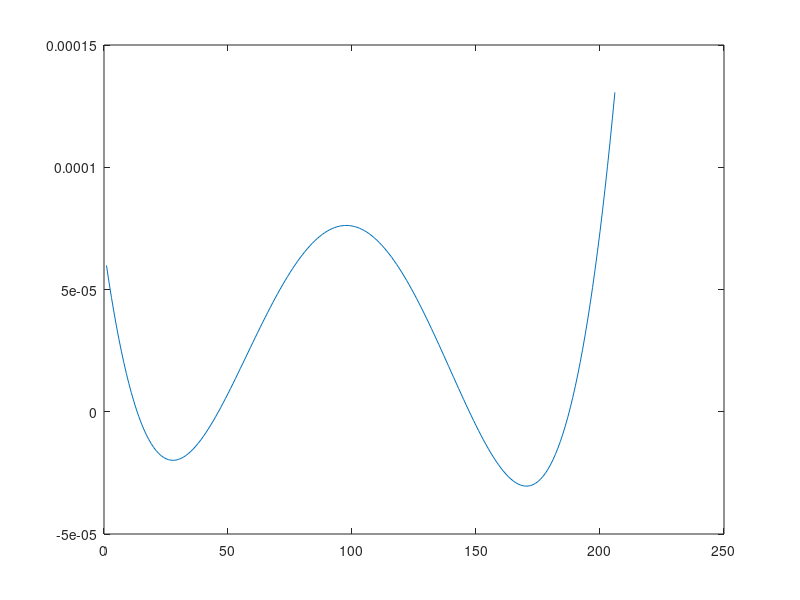
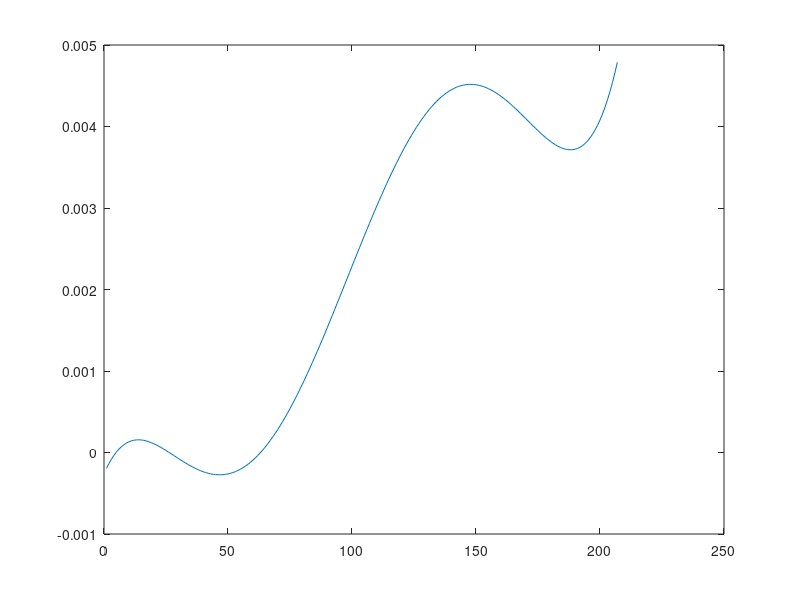
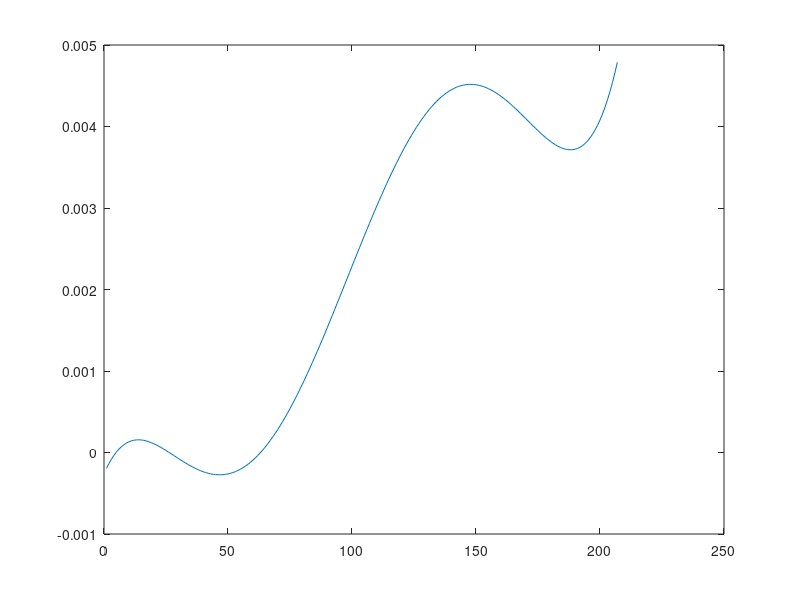

The MATLAB source for these figures, in order:
clc;
close all;
clear;

a = 1:1:207;
b = [3.10E-06
2.38E-06
2.48E-06
2.53E-06
2.58E-06
2.67E-06
2.57E-06
2.51E-06
2.35E-06
2.29E-06
2.29E-06
2.25E-06
2.29E-06
2.45E-06
2.53E-06
2.41E-06
2.75E-06
2.58E-06
2.69E-06
2.59E-06
2.73E-06
2.70E-06
2.85E-06
2.81E-06
2.75E-06
3.02E-06
2.79E-06
2.77E-06
2.83E-06
2.97E-06
2.87E-06
3.12E-06
2.88E-06
2.85E-06
2.99E-06
3.07E-06
3.21E-06
3.34E-06
3.33E-06
3.43E-06
3.43E-06
3.35E-06
3.72E-06
4.01E-06
4.02E-06
4.11E-06
4.08E-06
4.08E-06
4.16E-06
4.15E-06
4.31E-06
4.54E-06
4.79E-06
4.50E-06
4.88E-06
4.68E-06
4.86E-06
5.08E-06
5.13E-06
5.18E-06
5.32E-06
5.60E-06
5.84E-06
5.85E-06
6.08E-06
5.90E-06
6.21E-06
6.33E-06
6.28E-06
6.69E-06
7.15E-06
7.82E-06
8.71E-06
1.03E-05
1.25E-05
1.62E-05
2.14E-05
2.93E-05
4.03E-05
5.53E-05
7.58E-05
0.00010113
0.00013463
0.00018049
0.00024052
0.00032023
0.00041377
0.00052863
0.00067016
0.0008395
0.0010301
0.0012399
0.0014588
0.0016867
0.0019296
0.0020857
0.002235
0.0024684
0.0026934
0.0029132
0.0031151
0.0032926
0.0034419
0.0035631
0.0036724
0.0037654
0.003842
0.0039042
0.0039533
0.0039906
0.0040182
0.0040372
0.0040507
0.0040598
0.0040661
0.0040698
0.0040722
0.0040739
0.0040744
0.0040754
0.0040755
0.0040761
0.0040768
0.0040768
0.0040771
0.0040778
0.0040782
0.0040784
0.0040782
0.0040779
0.0040779
0.0040781
0.0040777
0.0040772
0.0040778
0.0040782
0.0040785
0.0040786
0.0040788
0.004079
0.0040794
0.0040795
0.0040794
0.004079
0.0040798
0.0040799
0.0040798
0.0040797
0.0040792
0.0040794
0.0040795
0.0040799
0.0040795
0.0040798
0.0040791
0.0040793
0.0040792
0.0040794
0.0040797
0.0040797
0.00408
0.0040801
0.0040805
0.0040812
0.004081
0.0040807
0.0040806
0.0040809
0.0040807
0.0040808
0.0040809
0.0040811
0.0040806
0.00408
0.0040805
0.0040807
0.0040807
0.0040806
0.0040805
0.0040812
0.0040813
0.0040812
0.0040819
0.0040822
0.0040822
0.0040822
0.0040823
0.004082
0.0040821
0.0040814
0.0040811
0.0040809
0.0040808
0.0040814
0.004081
0.004081
0.004081
0.0040813
0.004081
0.004081
0.0040812
0.004081
0.004081
0.0040817
0.0040814
0.0040817
0.0040816
];

h = input( '请输入多项式阶数：');                                           %用户输入设置阶数
N = h+1;
G = [,];                                                                   %创建空G矩阵
n = length(a);
for j = 1:N
    for i = 1:n
        G(i,j) = a(i).^(j-1);                                              %创建G矩阵
    end
end
G = [G,b];



w = zeros(1,n);
sigma = 0;                                                                 %设置中间变量


for k = 1:N    
    sigma = -sign(G(k,k))*sqrt(sum(G(k:n,k).^2));                          %计算sigma
    w(k) = G(k,k)-sigma;
    
    for j = k+1:n
        w(j) = G(j,k);
    end
    
    B = sigma * w(k);                                                      %beta
    
    % 变换G(k-1)到G(k)
    
    G(k,k) = sigma;
    
    for j = k+1:N+1
        
        t = sum(w(k:n) * G((k:n),j))/B;
        
        for i = k:n
            G(i,j) = G(i,j) + t*w(i);
        end
        
    end
    
end

%% 解三角方程
% c = 0;                                                                     
x(N) = G(N,N+1)/G(N,N);
for i = N-1:-1:1
%     for j = i+1:N
%         c = c +G(i,j).*x(j);
%     end
%     
%     x(i) = (G(i,N+1)-c)/G(i,i);
    x(i) = (G(i,N+1)-sum(G(i,i+1:N).*x(i+1:N)))/G(i,i);
end

%% polyfit 
p1 = polyfit(a,b,h);
L = length(x);  
y1 = 0;
y = 0;
for i = 1:L
    y = y+p1(i) * a.^(L-i);                                                 %列出最终多项式
end
for i = 1:L
    y1 = y1+x(L-i+1) * a.^(L-i);                                                 %列出最终多项式
end
dif = diff(y,1);
figure;
plot(dif);
figure;
plot(a,y1);
figure;
plot(a,y);